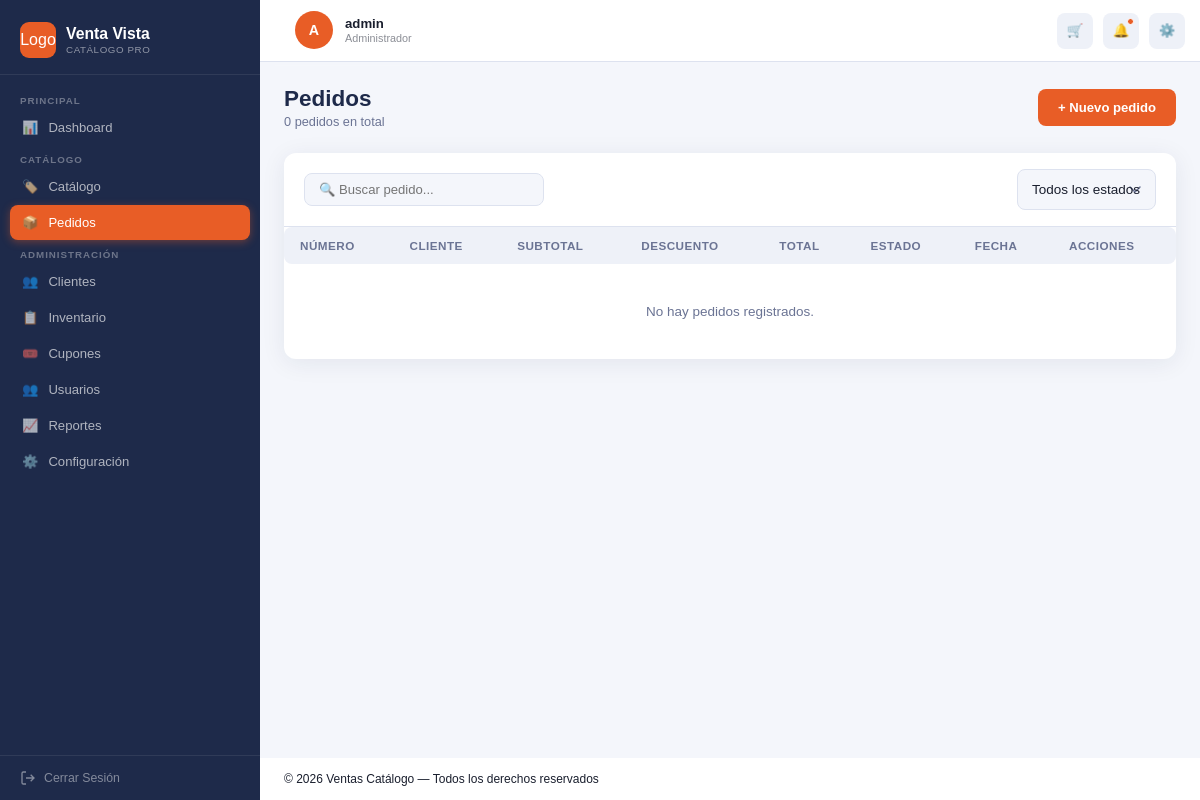
The app's page /pedidos (signed in), older data.
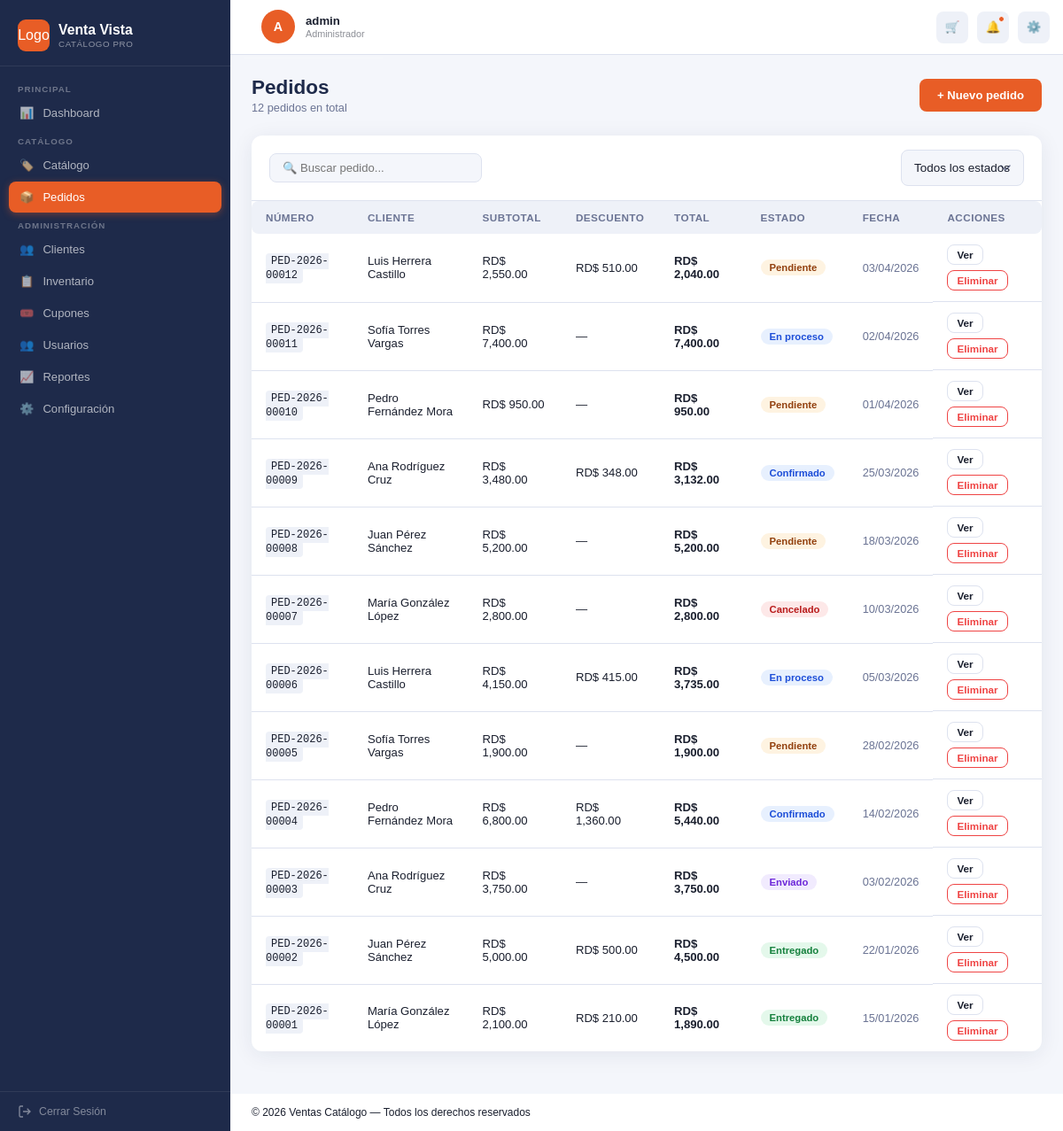
The same page, newer data.
### tables this page shows
CREATE TABLE pedidos ( 

    idPedido        INT           NOT NULL AUTO_INCREMENT, 

    numeroPedido    VARCHAR(20)   NOT NULL COMMENT 'Ej: PED-2026-00128', 

    fechaPedido     DATETIME      NOT NULL DEFAULT CURRENT_TIMESTAMP, 

    estado          ENUM('Pendiente','Confirmado','En_proceso', 

                        'Enviado','Entregado','Cancelado','Devuelto') 

                                  NOT NULL DEFAULT 'Pendiente', 

    subtotal        DECIMAL(10,2) NOT NULL, 

    descuento       DECIMAL(10,2) NOT NULL DEFAULT 0.00, 

    total           DECIMAL(10,2) NOT NULL, 

    notas           TEXT, 

    idCliente       INT           NOT NULL, 

    idCupon         INT, 

    PRIMARY KEY (idPedido), 

    UNIQUE KEY uk_pedido_numero (numeroPedido), 

    INDEX idx_pedido_cliente (idCliente), 

    INDEX idx_pedido_estado  (estado), 

    CONSTRAINT fk_pedido_cliente FOREIGN KEY (idCliente) 

        REFERENCES clientes (idCliente) ON UPDATE CASCADE, 

    CONSTRAINT fk_pedido_cupon   FOREIGN KEY (idCupon) 

        REFERENCES cupones  (idCupon)  ON UPDATE CASCADE 

);

### app/core/Controller.php (called while the page is built, shortened)
<?php
abstract class Controller {
    protected function render(string $vista, array $datos = []): void {
        require dirname(__DIR__) . '/views/layouts/layout.php';
    }
}

### app/controllers/PedidoController.php (called while the page is built, shortened)
<?php
class PedidoController extends Controller {
    public function index(): void {
        $this->render('pedidos/index', [
            'pedidos' => Pedido::obtenerTodos(),
            'flash'   => $this->getFlash(),
            'usuario' => $this->usuarioActual(),
        ]);
    }
}

### app/core/Router.php (called while the page is built, shortened)
<?php
class Router {
    public function run(){
        $url = $_GET['url'] ?? '';
        $url = trim($url, '/');
        $routes = require dirname(__DIR__, 2) . '/config/routes.php';
        if (isset($routes[$url])) {
            $action = $routes[$url]['action'];
        }
        else{
            $controllerName = 'AuthController';
            $action = 'login';
        }
        $controller = new $controllerClass();
        $controller->$action();
    }
}

### public/index.php (called while the page is built, shortened)
<?php
$router = new Router();
$router->run();
?>

### app/models/Pedido.php (called while the page is built, shortened)
<?php
class Pedido extends Model {
    public static function obtenerTodos(): array {
        $sql = "SELECT p.*,
                       CONCAT(c.nombre,' ',c.apellidos) AS cliente,
                       cu.codigo AS cupon
                FROM pedidos p
                JOIN clientes c ON p.idCliente = c.idCliente
                LEFT JOIN cupones cu ON p.idCupon = cu.idCupon
                ORDER BY p.fechaPedido DESC";
        return self::db()->query($sql)->fetchAll(PDO::FETCH_ASSOC);
    }
}

### app/views/pedidos/index.php (the view, shortened to what this page needs)
<?php $pedidos = $pedidos ?? []; ?>
<div class="page-header">
    <div>
        <h1 class="page-titulo">Pedidos</h1>
        <p class="page-sub"><?= count($pedidos) ?> pedidos en total</p>
    </div>
    <a href="<?= BASE_URL ?>pedidos/crear" class="btn btn-primario">+ Nuevo pedido</a>
</div>
<div class="panel">
    <div class="panel-header">
        <input class="input-buscar" type="text" id="buscador" placeholder="🔍 Buscar pedido...">
        <select class="select-form" id="filtro-estado" style="width:auto">
            <option value="">Todos los estados</option>
        </select>
    </div>
    <div class="tabla-wrapper">
        <table class="tabla" id="tabla-pedidos">
            <thead>
                <tr>
                    <th>Número</th>
                    <th>Cliente</th>
                    <th>Subtotal</th>
                    <th>Descuento</th>
                    <th>Total</th>
                    <th>Estado</th>
                    <th>Fecha</th>
                    <th>Acciones</th>
                </tr>
            </thead>
            <tbody>
                <?php if (empty($pedidos)): ?>
                    <tr><td colspan="8" class="tabla-vacia">No hay pedidos registrados.</td></tr>
                <?php else: ?>
                    <?php foreach ($pedidos as $p): ?>
                    <tr data-estado="<?= $p['estado'] ?>">
                        <td><span class="codigo"><?= htmlspecialchars($p['numeroPedido']) ?></span></td>
                        <td><?= htmlspecialchars($p['cliente']) ?></td>
                        <td>RD$ <?= number_format($p['subtotal'], 2) ?></td>
                        <td><?= $p['descuento'] > 0 ? 'RD$ ' . number_format($p['descuento'], 2) : '—' ?></td>
                        <td><strong>RD$ <?= number_format($p['total'], 2) ?></strong></td>
                        <td><?php include __DIR__ . '/../partials/badge-estado.php'; ?></td>
                        <td class="texto-muted"><?= date('d/m/Y', strtotime($p['fechaPedido'])) ?></td>
                        <td class="acciones">
                            <a href="<?= BASE_URL ?>pedidos/ver?id=<?= $p['idPedido'] ?>" class="btn-tabla">Ver</a>
                            <form method="POST" action="<?= BASE_URL ?>pedidos/eliminar" style="display:inline"
                                  onsubmit="return confirm('¿Eliminar este pedido?')">
                                <button class="btn-tabla btn-tabla--eliminar" type="submit">Eliminar</button>
                            </form>
                        </td>
                    </tr>
                    <?php endforeach; ?>
                <?php endif; ?>
            </tbody>
        </table>
    </div>
</div>

### app/views/layouts/layout.php (shortened to what this page needs)
<!DOCTYPE html>
<html lang="es">
<head>
    <link rel="stylesheet" href="<?= BASE_URL ?>css/common.css">
    <link rel="stylesheet" href="<?= BASE_URL ?>css/app.css">
    <link rel="stylesheet" href="<?= BASE_URL ?>css/sidebar.css">
    <link rel="stylesheet" href="<?= BASE_URL ?>css/header.css">
</head>
<body>
<div class="app-wrapper">
    <?php require __DIR__ . '/sidebar.php'; ?>
    <div class="main-area">
        <?php require __DIR__ . '/header.php'; ?>
        <main class="content">
            <?php require $content; ?>
        </main>
        <?php require __DIR__ . '/footer.php'; ?>
    </div>
</div>
</body>
</html>

### app/views/layouts/sidebar.php (shortened to what this page needs)
<?php
$rol     = $usuario['rol'] ?? 0;
$roles = [
    1 => 'Administrador',
    2 => 'Vendedor',
    3 => 'Clientes'
];
$nombreRol = $roles[$rol] ?? 'Desconocido';
$nombreUsuario = $usuario['username'] ?? '';
$current = trim($_GET['url'] ?? '', '/');
$palabras = explode(' ', $nombreUsuario);
$iniciales = '';
foreach ($palabras as $p) {
    $iniciales .= $p[0];
}
$iniciales = strtoupper(substr($iniciales, 0, 2));
?>
<aside class="sidebar" id="sidebar">
    <div class="sidebar-header">
        <div class="sidebar-marca">
            <div class="marca-icono">Logo</div>
            <div>
                <div class="marca-texto">Venta Vista</div>
                <div class="marca-sub">Catálogo Pro</div>
            </div>
        </div>
    </div>
<nav class="sidebar-nav" id="sidebar-nav">
    <div class="nav-seccion">
      <div class="nav-seccion-titulo">Principal</div>
        <a href="<?= BASE_URL ?>dashboard"
           class="nav-item <?= $current === 'dashboard' ? 'activo' : '' ?>">
            <span>📊</span>
            <span>Dashboard</span>
        </a>
    </div>
        <?php if (in_array($rol, [1, 2])): ?>
            <div class="nav-seccion">
                <div class="nav-seccion-titulo">Catálogo</div>
            <a href="<?= BASE_URL ?>productos" class="nav-item <?= str_starts_with($current, 'productos') ? 'activo' : '' ?>">
                <span>🏷️</span>
                <span>Catálogo</span>
            </a>
            <a href="<?= BASE_URL ?>pedidos"
               class="nav-item <?= str_starts_with($current, 'pedidos') ? 'activo' : '' ?>">
                <span>📦</span>
                <span>Pedidos</span>
            </a>
        </div>
        <div class="nav-seccion">
            <div class="nav-seccion-titulo">Administración</div>
            <a href="<?= BASE_URL ?>clientes" class="nav-item <?= str_starts_with($current, 'clientes') ? 'activo' : '' ?>">
                <span>👥</span>
                <span>Clientes</span>
            </a>
            <a href="<?= BASE_URL ?>inventario"
               class="nav-item <?= str_starts_with($current, 'inventario') ? 'activo' : '' ?>">
                <span>📋</span>
                <span>Inventario</span>
            </a>
            <a href="<?= BASE_URL ?>cupones"
               class="nav-item <?= str_starts_with($current, 'cupones') ? 'activo' : '' ?>">
                <span>🎟️</span>
                <span>Cupones</span>
            </a>
        </div>
        <?php endif; ?>
        <?php if ($rol === 1): ?>
            <a href="<?= BASE_URL ?>usuarios"
               class="nav-item <?= str_starts_with($current, 'usuarios') ? 'activo' : '' ?>">
                <span>👥</span>
                <span>Usuarios</span>
            </a>
            <a href="<?= BASE_URL ?>reportes"
               class="nav-item <?= str_starts_with($current, 'reportes') ? 'activo' : '' ?>">
                <span>📈</span>
                <span>Reportes</span>
            </a>
            <a href="<?= BASE_URL ?>configuracion"
               class="nav-item <?= str_starts_with($current, 'configuracion') ? 'activo' : '' ?>">
                <span>⚙️</span>
                <span>Configuración</span>
            </a>
        <?php endif; ?>
        </nav>
<div class="sidebar-footer">
        <div class="sidebar-logout">
          <svg viewBox="0 0 24 24" fill="none" stroke="currentColor" stroke-width="2" width="16">
            <path d="M9 21H5a2 2 0 0 1-2-2V5a2 2 0 0 1 2-2h4M16 17l5-5-5-5M21 12H9"></path>
          </svg>
          <a href="<?= BASE_URL ?>logout">Cerrar Sesión</a>
        </div>
      </div>
</aside>

### app/views/layouts/header.php (shortened to what this page needs)
<header class="topbar">
      <div class="usuario">
        <div class="usuario-avatar" id="sb-avatar"><?= $iniciales ?></div>
        <div>
          <div class="usuario-nombre" id="sb-nombre"><?= $nombreUsuario ?></div>
          <div class="usuario-rol" id="sb-rol"><?= $nombreRol ?></div>
        </div>
      </div>
        <div class="topbar-derecha">
          <button class="accion-topbar">
            🛒
          </button>
          <button class="accion-topbar">
            🔔<span class="indicador-badge"></span>
          </button>
          <button class="accion-topbar">⚙️</button>
        </div>
</header>

### app/views/layouts/footer.php
<footer class="footer">
    <span>&copy; <?= date('Y') ?> Ventas Catálogo &mdash; Todos los derechos reservados</span>
</footer>

### app/views/partials/badge-estado.php
<?php
$estado = $p['estado'] ?? $envio['estado'] ?? $pago['estado'] ?? '';
$mapa = [
    'Pendiente'   => 'badge--amarillo',
    'Confirmado'  => 'badge--azul',
    'En_proceso'  => 'badge--azul',
    'Enviado'     => 'badge--morado',
    'En_Camino'   => 'badge--morado',
    'En_Destino'  => 'badge--morado',
    'Entregado'   => 'badge--verde',
    'Cancelado'   => 'badge--rojo',
    'Devuelto'    => 'badge--rojo',
    'Aprobado'    => 'badge--verde',
    'Rechazado'   => 'badge--rojo',
    'Reembolsado' => 'badge--amarillo',
    'activo'      => 'badge--verde',
    'abandonado'  => 'badge--rojo',
    'convertido'  => 'badge--azul',
];
$clase = $mapa[$estado] ?? 'badge--gris';
?>
<span class="badge <?= $clase ?>"><?= htmlspecialchars(str_replace('_', ' ', $estado)) ?></span>

### public/css/common.css (style rules this page uses)
:root { --primario: #1e2a4a; --primario-claro: #2d3f6b; --acento: #e85d26; --acento-claro: #ff7a45; --acento2: #f5a623; --fondo: #f4f6fb; --superficie: #ffffff; --superficie2: #eef1f8; --borde: #dde2ef; --texto: #1a1f2e; --texto-muted: #6b7494; --exito: #22c55e; --advertencia: #f59e0b; --peligro: #ef4444; --info: #3b82f6; --ancho-sidebar: 260px; --radio: 12px; --radio-sm: 8px; --sombra: 0 4px 24px rgba(30,42,74,.08); --sombra-md: 0 8px 40px rgba(30,42,74,.13); --fuente-display: 'Sora', sans-serif; --fuente-cuerpo: 'Plus Jakarta Sans', sans-serif; }
*, *::before, *::after { box-sizing: border-box; margin: 0; padding: 0; }
html { height: 100%; font-size: 15px; -webkit-font-smoothing: antialiased; }
body { font-family: var(--fuente-cuerpo); background: var(--fondo); color: var(--texto); min-height: 100vh; }
.app-wrapper { min-height: 100vh; display: grid; grid-template-columns: 0.2fr 3fr; grid-template-rows: 1fr; }
.main-area { grid-column: 2/3; margin-left: var(--sidebar); display: flex; flex-direction: column; min-height: 100vh; transition: margin-left .25s; }
.content { flex: 1; padding: 24px; }
.footer { padding: 14px 24px; font-size: 12px; color: var(--color-muted); border-top: 1px solid var(--color-border); background: #ffffff; }
a { color: inherit; text-decoration: none; }
button { cursor: pointer; font-family: var(--fuente-cuerpo); }
input, select, textarea { font-family: var(--fuente-cuerpo); }
.btn { display: inline-flex; align-items: center; justify-content: center; gap: 8px; padding: 11px 20px; border-radius: var(--radio-sm); font-weight: 600; font-size: .875rem; border: none; transition: .2s; cursor: pointer; font-family: var(--fuente-cuerpo); }
.btn-primario { background: var(--acento); color: white; }
form { display: flex; flex-direction: column; gap: 15px; }
.select-form { width: 100%; padding: 12px 14px; border: 1.5px solid var(--borde); border-radius: var(--radio-sm); font-size: .9rem; background: var(--fondo); color: var(--texto); outline: none; cursor: pointer; transition: .2s; appearance: none; background-repeat: no-repeat; background-position: right 14px center; }
table { width: 100%; border-collapse: collapse; font-size: .875rem; }
thead th { background: var(--superficie2); padding: 10px 14px; text-align: left; font-size: .75rem; font-weight: 700; color: var(--texto-muted); letter-spacing: .05em; text-transform: uppercase; white-space: nowrap; }
thead th:first-child { border-radius: var(--radio-sm) 0 0 var(--radio-sm); }
thead th:last-child { border-radius: 0 var(--radio-sm) var(--radio-sm) 0; }
tbody td { padding: 12px 14px; border-bottom: 1px solid var(--borde); vertical-align: middle; color: var(--texto); }
tbody tr:last-child td { border-bottom: none; }
tbody tr { transition: .15s; }

### public/css/sidebar.css (style rules this page uses)
.sidebar { width: var(--ancho-sidebar); min-width: var(--ancho-sidebar); background: var(--primario); color: white; display: flex; flex-direction: column; position: sticky; top: 0; left: 0; bottom: 0; overflow-y: auto; transition: .3s; }
.sidebar-header { padding: 22px 20px 16px; border-bottom: 1px solid rgba(255,255,255,.08); }
.sidebar-marca { display: flex; align-items: center; gap: 10px; }
.marca-icono { width: 36px; height: 36px; background: var(--acento); border-radius: 9px; display: flex; align-items: center; justify-content: center; font-size: 16px; flex-shrink: 0; }
.marca-texto { font-family: var(--fuente-display); font-weight: 800; font-size: 1.05rem; }
.marca-sub { font-size: .65rem; opacity: .5; font-weight: 400; letter-spacing: .06em; text-transform: uppercase; margin-top: 1px; }
.sidebar-nav { flex: 1; padding: 12px 10px; }
.nav-seccion-titulo { font-size: .65rem; font-weight: 700; opacity: .35; letter-spacing: .1em; text-transform: uppercase; padding: 8px 10px 4px; }
.nav-item { display: flex; align-items: center; gap: 10px; padding: 10px 12px; border-radius: var(--radio-sm); color: rgba(255,255,255,.65); font-size: .875rem; font-weight: 500; cursor: pointer; transition: .15s; margin-bottom: 1px; }
.nav-item.activo { background: var(--acento); color: white; box-shadow: 0 2px 8px rgba(232,93,38,.4); }
.sidebar-footer { padding: 14px 20px; border-top: 1px solid rgba(255,255,255,.08); }
.sidebar-logout { display: flex; align-items: center; gap: 8px; color: rgba(255,255,255,.45); font-size: .82rem; cursor: pointer; transition: .15s; }

Row changes from the older to the newer data that the page shows:
added pedidos: numeroPedido "PED-2026-00012", cliente "Luis Herrera Castillo", subtotal "2,550.00", descuento "510.00", total "2,040.00", estado "Pendiente", fechaPedido "03/04/2026"
added pedidos: numeroPedido "PED-2026-00011", cliente "Sofía Torres Vargas", subtotal "7,400.00", total "7,400.00", estado "En proceso", fechaPedido "02/04/2026"
added pedidos: numeroPedido "PED-2026-00010", cliente "Pedro Fernández Mora", subtotal "950.00", total "950.00", estado "Pendiente", fechaPedido "01/04/2026"
added pedidos: numeroPedido "PED-2026-00009", cliente "Ana Rodríguez Cruz", subtotal "3,480.00", descuento "348.00", total "3,132.00", estado "Confirmado", fechaPedido "25/03/2026"
added pedidos: numeroPedido "PED-2026-00008", cliente "Juan Pérez Sánchez", subtotal "5,200.00", total "5,200.00", estado "Pendiente", fechaPedido "18/03/2026"
added pedidos: numeroPedido "PED-2026-00007", cliente "María González López", subtotal "2,800.00", total "2,800.00", estado "Cancelado", fechaPedido "10/03/2026"
added pedidos: numeroPedido "PED-2026-00006", cliente "Luis Herrera Castillo", subtotal "4,150.00", descuento "415.00", total "3,735.00", estado "En proceso", fechaPedido "05/03/2026"
added pedidos: numeroPedido "PED-2026-00005", cliente "Sofía Torres Vargas", subtotal "1,900.00", total "1,900.00", estado "Pendiente", fechaPedido "28/02/2026"
added pedidos: numeroPedido "PED-2026-00004", cliente "Pedro Fernández Mora", subtotal "6,800.00", descuento "1,360.00", total "5,440.00", estado "Confirmado", fechaPedido "14/02/2026"
added pedidos: numeroPedido "PED-2026-00003", cliente "Ana Rodríguez Cruz", subtotal "3,750.00", total "3,750.00", estado "Enviado", fechaPedido "03/02/2026"
added pedidos: numeroPedido "PED-2026-00002", cliente "Juan Pérez Sánchez", subtotal "5,000.00", descuento "500.00", total "4,500.00", estado "Entregado", fechaPedido "22/01/2026"
added pedidos: numeroPedido "PED-2026-00001", cliente "María González López", subtotal "2,100.00", descuento "210.00", total "1,890.00", estado "Entregado", fechaPedido "15/01/2026"
Text that changed along with them:
count($pedidos): "0" → "12"
text no longer shown: "No hay pedidos registrados."
